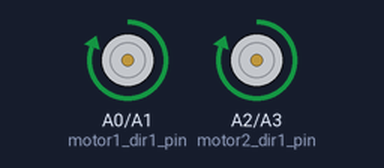
Bench run of a sketch on a simulated Arduino Uno, built with avr-gcc and run on an emulated ATmega328P. Shown: motor-driver pin pairs drawn as motors (green arrow = first pin HIGH = forward, orange = second pin HIGH = backward, longer = more drive).

Above: at 2.5 s.
At 5.5 s:
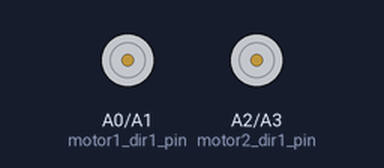
At 8.5 s:
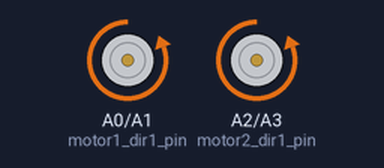
At 14.5 s:
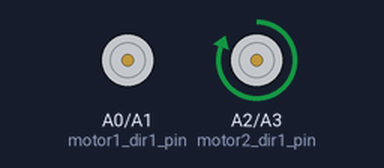
Timing chart, 0 to 23.4 s (numbered marks = the images above):
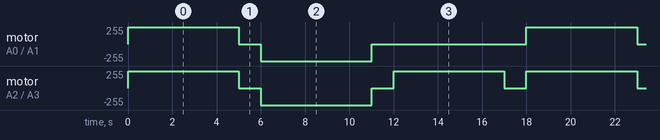

Measured:
- by itself, motor on A0 (motor1_dir1_pin) / A1 (motor1_dir2_pin): repeats every 18.0 s: stopped 1.0 s, backward 255/255 5.0 s, stopped 7.0 s, forward 255/255 5.0 s
- by itself, motor on A2 (motor2_dir1_pin) / A3 (motor2_dir2_pin): repeats every 18.0 s: stopped 1.0 s, backward 255/255 5.0 s, 2 × (stopped 1.0 s, forward 255/255 5.0 s)

The sketch:

motor_controller.ino
```cpp
const int motor1_dir1_pin = A0;
const int motor1_dir2_pin = A1;

const int motor2_dir1_pin = A2;
const int motor2_dir2_pin = A3;

enum eDirection{
    forward,
    reverse,
    stopped
};

class MController
{
private:
    /* data */
    eDirection ldirection;
    eDirection rdirection;
    int lcurrSpeed;
    int rcurrSpeed;

public:
    MController(/* args */);
    ~MController();
    void both_stop();
    void set_ldirection(eDirection direction);
    void set_rdirection(eDirection direction);
    void set_direction(eDirection direction);
    void incr_left(int numIncr);
    void incr_right(int numIncr);
    void incr_both(int numIncr);
    int get_lSpeed();
    void decr_left(int numDecr);
    void decr_right(int numDecr);
    void decr_both(int numDecr);
};

MController::MController(/* args */)
{
    pinMode(motor1_dir1_pin, OUTPUT);
    pinMode(motor1_dir2_pin, OUTPUT);
    pinMode(motor2_dir1_pin, OUTPUT);
    pinMode(motor2_dir2_pin, OUTPUT);

    ldirection = stopped;
    rdirection = stopped;

}

MController::~MController()
{
}

void MController::both_stop(){
    analogWrite(motor1_dir1_pin, 0);
    analogWrite(motor1_dir2_pin, 0);
    analogWrite(motor2_dir1_pin, 0);
    analogWrite(motor2_dir2_pin, 0);

    ldirection = stopped;
    rdirection = stopped;

    lcurrSpeed = 0;
    rcurrSpeed = 0;
}

void MController::set_ldirection(eDirection direction){
    ldirection = direction;
}

void MController::set_rdirection(eDirection direction){
    rdirection = direction;
}

void MController::set_direction(eDirection direction){
    set_ldirection(direction);
    set_rdirection(direction);
}

void MController::incr_left(int numIncr){
    if(ldirection == forward){
        //forward
        lcurrSpeed += numIncr;
        if(lcurrSpeed > 255){
            lcurrSpeed = 255;
        }
        analogWrite(motor1_dir1_pin, lcurrSpeed);
        analogWrite(motor1_dir2_pin, 0);
    }
    else if(ldirection == reverse){
        //reverse
        lcurrSpeed += numIncr;
        if(lcurrSpeed > 255){
            lcurrSpeed = 255;
        }
        analogWrite(motor1_dir1_pin, 0);
        analogWrite(motor1_dir2_pin, lcurrSpeed);
    }
    else{
        //stopped
        analogWrite(motor1_dir1_pin, 0);
        analogWrite(motor1_dir2_pin, 0);
    }
}

void MController::incr_right(int numIncr){
    if(rdirection == forward){
        //forward
        rcurrSpeed += numIncr;
        if(rcurrSpeed > 255){
            rcurrSpeed = 255;
        }
        analogWrite(motor2_dir1_pin, rcurrSpeed);
        analogWrite(motor2_dir2_pin, 0);
    }
    else if(rdirection == reverse){
        //reverse
        rcurrSpeed += numIncr;
        if(rcurrSpeed > 255){
            rcurrSpeed = 255;
        }
        analogWrite(motor2_dir1_pin, 0);
        analogWrite(motor2_dir2_pin, rcurrSpeed);
    }
    else{
        analogWrite(motor2_dir1_pin, 0);
        analogWrite(motor2_dir2_pin, 0);
    }
}

void MController::incr_both(int numIncr){
    incr_left(numIncr);
    incr_right(numIncr);
}

int MController::get_lSpeed(){
    return lcurrSpeed;
}

void MController::decr_left(int numDecr){
    if(ldirection == forward){
        //forward
        lcurrSpeed -= numDecr;
        if(lcurrSpeed < 0){
            lcurrSpeed = 0;
        }
        analogWrite(motor1_dir1_pin, lcurrSpeed);
        analogWrite(motor1_dir2_pin, 0);
    }
    else if(ldirection == reverse){
        //reverse
        lcurrSpeed -= numDecr;
        if(lcurrSpeed < 0){
            lcurrSpeed = 0;
        }
        analogWrite(motor1_dir1_pin, 0);
        analogWrite(motor1_dir2_pin, lcurrSpeed);
    }
    else{
        //stopped
        analogWrite(motor1_dir1_pin, 0);
        analogWrite(motor1_dir2_pin, 0);
    }
}

void MController::decr_right(int numDecr){
    if(rdirection == forward){
        //forward
        rcurrSpeed -= numDecr;
        if(rcurrSpeed < 0){
            rcurrSpeed = 0;
        }
        analogWrite(motor2_dir1_pin, rcurrSpeed);
        analogWrite(motor2_dir2_pin, 0);
    }else if(rdirection == reverse){
        //reverse
        rcurrSpeed -= numDecr;
        if(rcurrSpeed < 0){
            rcurrSpeed = 0;
        }
        analogWrite(motor2_dir1_pin, 0);
        analogWrite(motor2_dir2_pin, rcurrSpeed);
    }
    else{
        //stopped
        analogWrite(motor2_dir1_pin, 0);
        analogWrite(motor2_dir2_pin, 0);
    }
}

void MController::decr_both(int numDecr){
    decr_left(numDecr);
    decr_right(numDecr);
}

MController mcontroller;

void setup(){

    //Serial.begin(115200);

    mcontroller.both_stop();
    mcontroller.set_direction(forward);


}


void loop(){
    mcontroller.set_direction(forward);
    mcontroller.incr_both(250);
    delay(5000);
    mcontroller.both_stop();
    delay(1000);
    mcontroller.set_direction(reverse);
    mcontroller.incr_both(250);
    delay(5000);
    mcontroller.both_stop();
    delay(1000);
    mcontroller.set_direction(forward);
    //mcontroller.incr_left(160);
    mcontroller.incr_right(250);
    delay(5000);
    mcontroller.both_stop();
    delay(1000);

}
```
